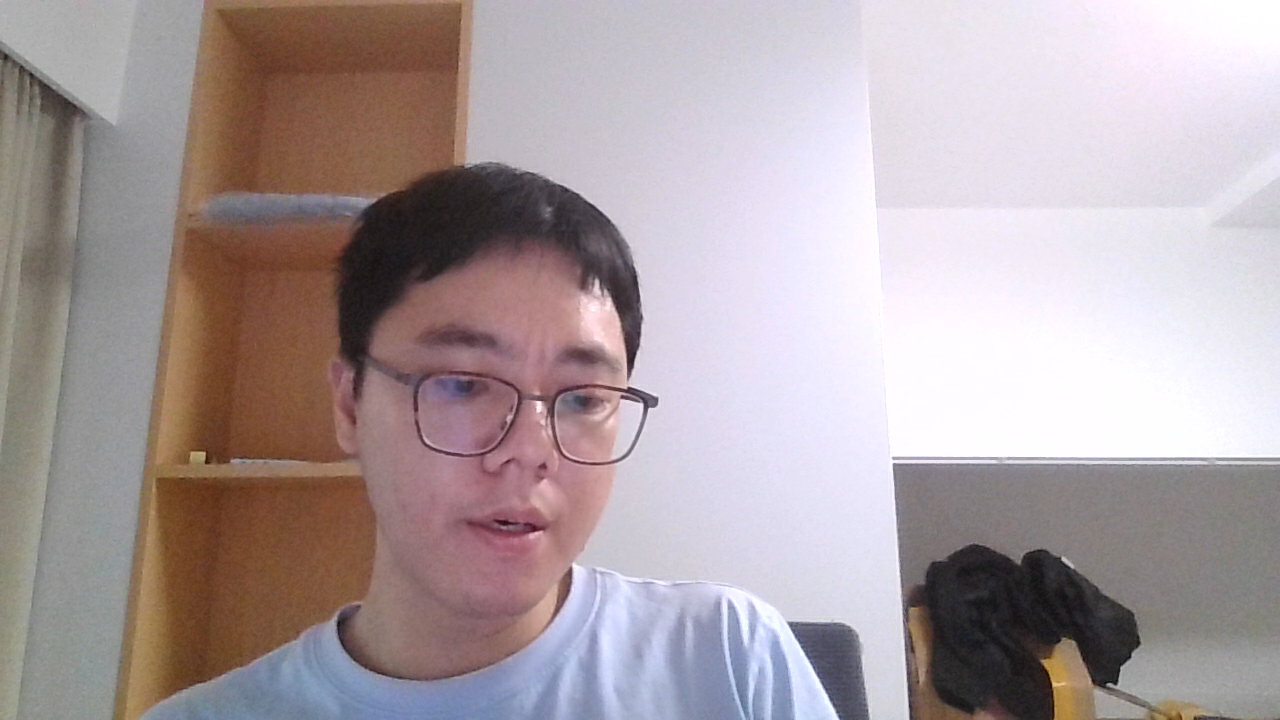
#> input picture 04_验收工具/input_face.png, 1280 x 720 px
$ python -i probe_blur_region.py   (imports and definitions only)
#> lines starting #> are read from the running program, lines starting #| are printed output that depends on the picture
# -*- coding: utf-8 -*-
"""Phase 0b：磨皮区域到底由哪些 SDK 参数决定 —— 用真实照片量出来。

背景
----
Phase 0a（probe_sdk_caps.py）证明 SDK 的人脸信息 API 拿不到东西：
`fuGetFaceInfo` 的 face_rect/landmarks 被证书挡住（"this certificate don't have
access to this parameter"），`fuFaceProcessorGetResultHeadMask` 直接
"this certificate don't have access to this api"。也就是说**区域数据不给我们**。

但 CNamaSDK.dll 的字符串池里（skin_detect 前后）还躺着一批区域相关的道具参数，
公开文档里从来没有出现过：

    skin_detect / nonskin_blur_scale / blur_use_mask / blur_blend_ratio /
    blur_radius / debug_mask / change_frames / use_landmark / heavy_blur ...

本脚本量的是这些参数**到底干什么**：喂一帧人工合成画面，里面放四块特征完全不同
的区域，看磨皮改动落在哪里。

测试帧（640x394）
    FACE      (0..319,  0..393) 真人照片（cover 裁剪填满左半边）
    HF        (330..630, 10..119) 8x8 黑白棋盘 + 噪点 —— **非肤色**的高频结构
    BLUE      (330..630,130..189) 蓝色块 + 噪点        —— **非肤色**
    SKINTONE  (330..630,200..384) 肤色噪点块           —— **像皮肤，但没有人脸**

每块区域算两个量
    delta   与基线（全 0 参数）的平均绝对差 —— 「这块被改了多少」
    energy  平均梯度，相对基线的变化百分比 —— 「细节掉了多少」
判据：如果某块是非肤色而 delta≈0、细节不变，说明它被肤色掩码排除了；
肤色块哪怕没有人脸也被改 → 说明掩码**只看颜色，不看人脸**。

每个用例都在**独立子进程**里跑：SDK 道具参数一旦下发就不会自动复位，
同进程连续扫参数会互相污染（第一版就踩了这个坑）；顺带还能隔离崩溃。

用法
    python probe_blur_region.py <照片>                    # 全跑，最后出汇总表
    python probe_blur_region.py <照片> --noface           # 画面里不放人脸（验证掩码是否依赖人脸检测）
    python probe_blur_region.py <照片> --cases skin1,skin0 # 只跑指定的几个用例
环境变量
    NAMA_OFX_DLL / NAMA_ENGINE_DIR 与其它夹具一致
"""
import json
import os
import subprocess
import sys
import time

HERE = os.path.dirname(os.path.abspath(__file__))
sys.path.insert(0, HERE)

import probe_whiten_scope as pws  # noqa: E402  复用它的 OFX 宿主 Driver

W, H = pws.W, pws.H
EXTRA_FILE = os.path.join(os.environ.get("TEMP", "."), "nama_blur_region_params.txt")
# 必须**在加载插件之前**设好：引擎在第一次下发参数时缓存这个路径（内容每帧重读）。
# 两条路都设：os.environ 走 CRT，SetEnvironmentVariableW 走 Win32 进程环境块；
# 插件是独立 DLL，只认后者的情况很常见（否则文件根本读不到）。
#
# `--no-file` 时不设它 —— 这时引擎改走 NAMA_EXTRA_PARAMS（进程级、只解析一次），
# 而环境变量那一路在**创建道具时**就会下发一次（见 nama_engine.cpp:783）。
# 用来区分「道具参数只在创建时读」和「运行时也认」两种参数。
NO_FILE = "--no-file" in sys.argv
# [7 lines not run here, left out]

ROI = {
    "FACE": (0, 0, 319, H - 1),
    "HF": (330, 10, 630, 79),
    "BLUE": (330, 85, 630, 154),
    "PALE": (330, 160, 630, 229),
    "SKINTONE": (330, 235, 630, H - 10),
}

def _lv():
    """面板磨皮强度，默认 100（便于看区域差异）。--level 20 用来看新默认档的表现。"""
    if "--level" in sys.argv:
        return float(sys.argv[sys.argv.index("--level") + 1])
    return 100.0


# (标签, 面板参数, 附加道具参数)
CASES = [
    # ---- 面板自带的三个开关 ----
    ("skin1",            dict(blur_level=_lv(), skin_detect=1), ""),
    ("skin0",            dict(blur_level=_lv(), skin_detect=0), ""),
    ("skin1_gauss",      dict(blur_level=_lv(), skin_detect=1, blur_type=1), ""),
    ("skin0_gauss",      dict(blur_level=_lv(), skin_detect=0, blur_type=1), ""),
    ("skin1_weak",       dict(blur_level=_lv(), skin_detect=1, blur_type=2), ""),
    ("skin0_weak",       dict(blur_level=_lv(), skin_detect=0, blur_type=2), ""),
    # ---- 从 DLL 字符串池挖出来的隐藏参数 ----
    ("blend010",         dict(blur_level=100, skin_detect=1), "blur_blend_ratio=0.1"),
    ("blend025",         dict(blur_level=100, skin_detect=1), "blur_blend_ratio=0.25"),
    ("blend050",         dict(blur_level=100, skin_detect=1), "blur_blend_ratio=0.5"),
    ("blend100",         dict(blur_level=100, skin_detect=1), "blur_blend_ratio=1.0"),
    ("skin0_blend050",   dict(blur_level=100, skin_detect=0), "blur_blend_ratio=0.5"),
    ("gauss_blend050",   dict(blur_level=100, skin_detect=1, blur_type=1), "blur_blend_ratio=0.5"),
    ("nonskin0",         dict(blur_level=100, skin_detect=1), "nonskin_blur_scale=0"),
    ("nonskin1",         dict(blur_level=100, skin_detect=1), "nonskin_blur_scale=1"),
    ("usemask1",         dict(blur_level=100, skin_detect=1), "blur_use_mask=1"),
    ("debugmask",        dict(blur_level=100, skin_detect=1), "debug_mask=1"),
    ("radius5",          dict(blur_level=100, skin_detect=1), "blur_radius=5"),
    ("chgframes",        dict(blur_level=100, skin_detect=1), "change_frames=1"),
    ("uselandmark",      dict(blur_level=100, skin_detect=1), "use_landmark=1"),
    ("heavyblur",        dict(blur_level=100, skin_detect=1), "heavy_blur=1"),
    ("lowerquality",     dict(blur_level=100, skin_detect=1), "lower_quality=1"),
    ("bogus5",           dict(blur_level=100, skin_detect=1), "b1=1;b2=1;b3=1;b4=1;b5=1"),
]


def build_frame(photo):
    """左半边真人照片 + 右半边人工区域。

    加 --noface 时左半边换成绿色噪点块（画面里**没有任何人脸**）：
    用来验证「人没检出来的时候，肤色掩码还生效吗」。
    """
#> called with photo = '../04_验收工具/input_face.png'
    from PIL import Image
    import random

    noface = "--noface" in sys.argv
    half = W // 2
    canvas = Image.new("RGB", (W, H), (0, 0, 0))
#> canvas: PIL image 640x394 RGB; every value is 0
    if not noface:
        im = Image.open(photo).convert("RGB")
        sw, sh = im.size
#> sw = 1280; sh = 720
        s = max(half / float(sw), H / float(sh))
#> s = 0.547
        nw, nh = max(1, int(round(sw * s))), max(1, int(round(sh * s)))
#> nw = 700; nh = 394
        im = im.resize((nw, nh), Image.LANCZOS)
#> im: PIL image 700x394 RGB
        im = im.crop(((nw - half) // 2, (nh - H) // 2,
                      (nw - half) // 2 + half, (nh - H) // 2 + H))
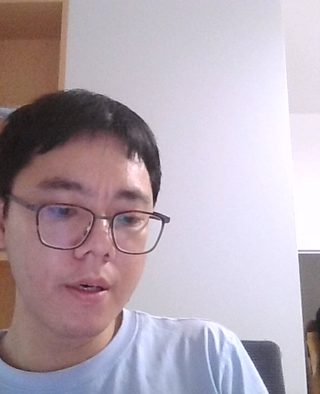
#> im: PIL image 320x394 RGB; mean R, G, B 180.8, 167.3, 177.6
        canvas.paste(im, (0, 0))
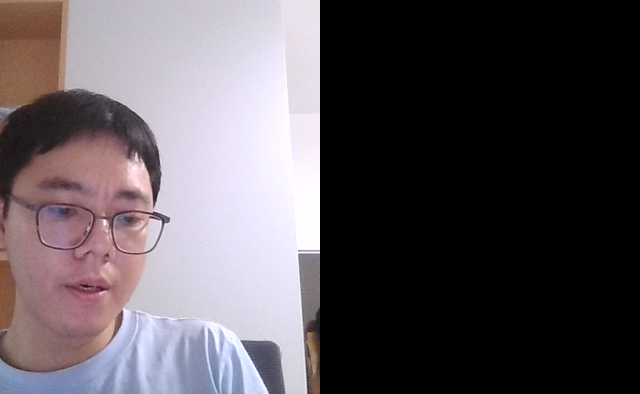
#> canvas: PIL image 640x394 RGB; mean R, G, B 90.4, 83.7, 88.8
    px = canvas.load()
    rnd = random.Random(20261021)
    for y in range(H):
        for x in range(half, W):
            if 10 <= y <= 79 and 330 <= x <= 630:
                v = 235 if ((x // 8) + (y // 8)) % 2 == 0 else 20
                c = (v + rnd.randint(-25, 25),) * 3
            elif 85 <= y <= 154 and 330 <= x <= 630:
                c = (60 + rnd.randint(-25, 25),
                     90 + rnd.randint(-25, 25),
                     200 + rnd.randint(-25, 25))
            elif 160 <= y <= 229 and 330 <= x <= 630:
                # 苍白/低饱和的「像皮肤但更灰」的色（黄种人偏白肤色常见）
                c = (210 + rnd.randint(-20, 20),
                     190 + rnd.randint(-20, 20),
                     180 + rnd.randint(-20, 20))
            elif 235 <= y <= H - 10 and 330 <= x <= 630:
                c = (205 + rnd.randint(-30, 30),
                     155 + rnd.randint(-25, 25),
                     125 + rnd.randint(-20, 20))
            else:
                c = (0, 0, 0)
            px[x, y] = tuple(max(0, min(255, v)) for v in c)
    if noface:
        # 左半边：绿色噪点（非肤色、无五官、无人脸）
        for y in range(H):
            for x in range(half):
                px[x, y] = (60 + rnd.randint(-25, 25),
                            160 + rnd.randint(-25, 25),
                            60 + rnd.randint(-25, 25))
    return canvas.convert("RGBA").tobytes()


def luma(buf, i):
    return (buf[i] * 299 + buf[i + 1] * 587 + buf[i + 2] * 114) // 1000


# [136 lines left out: functions stats, delta, run_case, main, not called in this run]


# [2 lines not run here, left out]

>>> result = build_frame('../04_验收工具/input_face.png')
